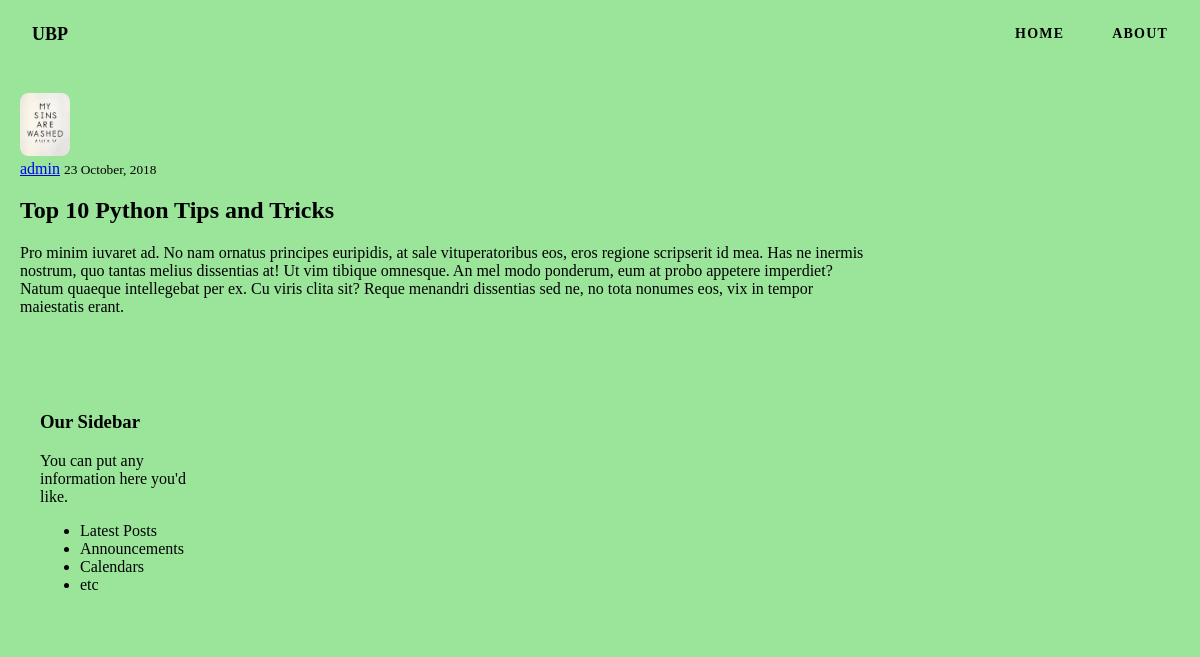
/post/27/, run on the app's committed database.
### blog/models.py (models this page shows, shortened)
class Post(models.Model):
    title = models.CharField(max_length=100)
    content = models.TextField()
    date_posted = models.DateTimeField(default=timezone.now)
    author = models.ForeignKey(User, on_delete=models.CASCADE)  # on_delete = u slučaju kada se obriše user, obrisati će se i svi njegovi postovi

### users/models.py (models this page shows, shortened)
class Profile(models.Model):
    user = models.OneToOneField(User, on_delete=models.CASCADE)
    image = models.ImageField(default='default.jpg', upload_to='profile_pics')

### blog/views.py (the view)
# urls.py: path('post/<int:pk>/', PostDetailView.as_view(), name='post-detail'),
class PostDetailView(DetailView):
    model = Post

### blog/templates/blog/post_detail.html (shortened to what this page needs)
{% extends "blog/base.html" %}
{% block content %}
    <article class="">
        <img class="user-logo" src="{{ object.author.profile.image.url }}">
        <div class="">
            <div class="">
                <a class="" href="{% url 'user-posts' object.author.username %}">{{ object.author }}</a>
                <small class="">{{ object.date_posted|date:"d F, Y" }}</small>
            </div>
            <h2 class="">{{ object.title }}</h2>
            <p class="">{{ object.content }}</p>
        </div>
    </article>
{% endblock content %}

### blog/static/blog/main.css (style rules this page uses)
* { box-sizing: border-box; }
html { margin: 0; padding: 0; width: 100%; height: 100vh; }
body { margin: 0; padding: 0; width: 100%; height: 100vh; font-family: Poppins; font-weight: 400; background-color: #9ae59a; }
.user-logo { width: 50px; height: auto; border-radius: 15%; }

### data on the page
Post: author.profile.image (picture), author "admin", date_posted "23 October, 2018", title "Top 10 Python Tips and Tricks", content "Pro minim iuvaret ad. No nam ornatus principes euripidis, at sale vituperatoribus eos, eros regione scripserit id mea. Has ne inermis nostrum, quo tantas melius dissentias at! Ut vim tibique omnesque. An mel modo ponderum, eum at probo appetere imperdiet? Natum quaeque intellegebat per ex. Cu viris clita sit? Reque menandri dissentias sed ne, no tota nonumes eos, vix in tempor maiestatis erant."
